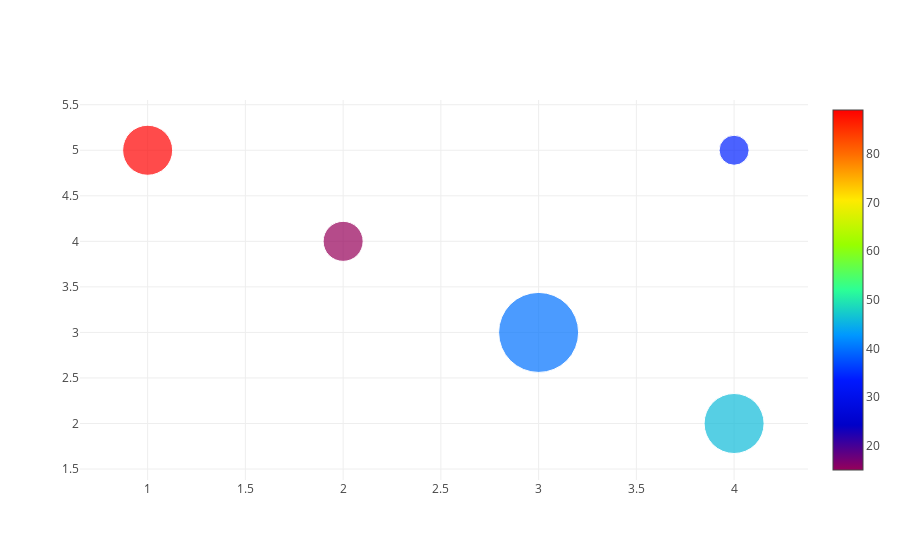

The code cell stored with this chart in its notebook:
### Markdown cell above
**Plot the figure**

With bubbles, it is possible for us to convey 2 additional features using to the bubble size and color

### Code cell
data = [trace]

offline.iplot(data)

### Figure 1 — Plotly figure (JSON) as saved in the notebook; plotly's stock layout.template omitted (floating-point values rounded to 4 significant figures)
{"data": [{"marker": {"color": [15, 40, 89, 46, 34], "colorscale": "Rainbow", "showscale": true, "size": [40, 80, 50, 60, 30]}, "mode": "markers", "type": "scatter", "uid": "c9e300a6-9b80-11e8-b013-6030d4660e22", "x": [2, 3, 1, 4, 4], "y": [4, 3, 5, 2, 5]}], "layout": {}}
